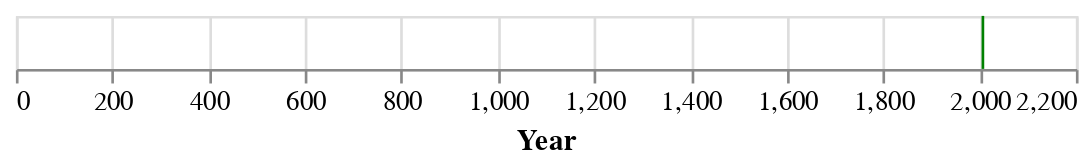

Notebook cell for this chart:
### Code cell
# function to create vertical line for our pre-post plot
# line will appear in our target year (2007, in this case)

# NOT CURRENTLY WORKING
rules = alt.Chart(pd.DataFrame({
  'Year': [2007],
  'color': ['green']
})).mark_rule().encode(
  x='Year:Q',
  color=alt.Color('color:N', scale=None)
)

rules

### Figure 1 — Vega-Lite specification as saved in the notebook (floating-point values rounded to 4 significant figures)
{"config": {"view": {"continuousWidth": 400, "continuousHeight": 300}}, "data": {"name": "data-fdb2268756bffa730304f5922b566440"}, "mark": "rule", "encoding": {"color": {"field": "color", "scale": null, "type": "nominal"}, "x": {"field": "Year", "type": "quantitative"}}, "$schema": "https://vega.github.io/schema/vega-lite/v4.17.0.json", "datasets": {"data-fdb2268756bffa730304f5922b566440": [{"Year": 2007, "color": "green"}]}}
